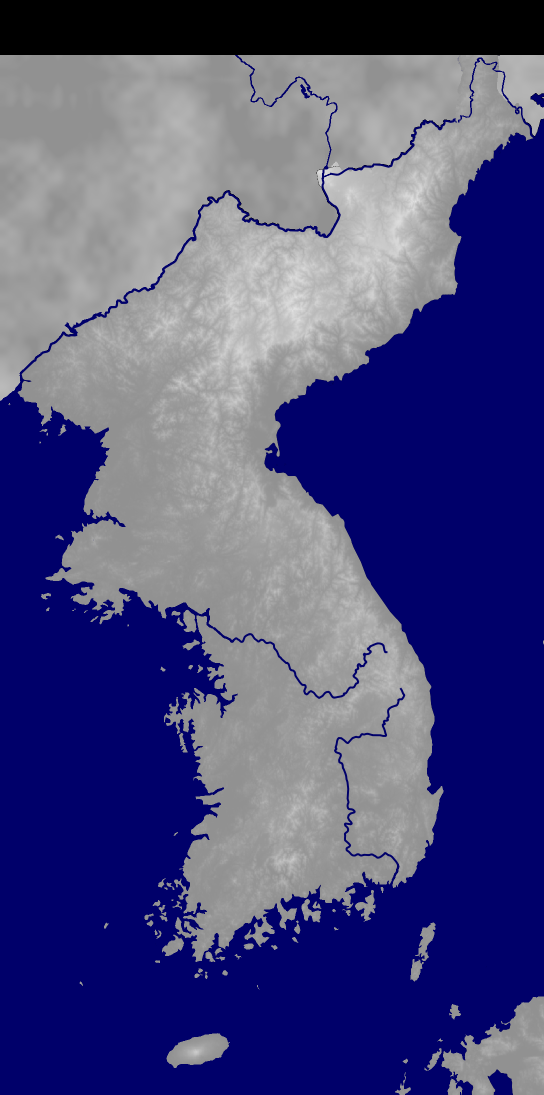
#> input picture map-generator/assets/maps/samguk/image.png, 1088 x 2189 px, found by its file name (shown at 1/2 size)
$ python realSamgukNorthTerrain.py ../../map-generator/assets/maps/samguk/image.png ../../map-generator/assets/maps/samguk/image.png
#> lines starting #> are read from the running program, lines starting #| are printed output that depends on the picture; after the words box and inside, x2 and y2 are one past the last pixel; in counts of white or black regions, pixels touching at a corner belong together
"""Give Samguk's generated northern band real terrain heights.

The land north of the original map data (rows >= 110 that were void in the
source image) was generated with made-up heights. This script replaces its
gray height values with real elevation, sampled from a global equirectangular
heightmap and projected with the map's Mercator fit (moved by the same offset
as the northern rivers, so Baekdusan sits on Cheonji). Elevations are turned
into gray values by quantile-matching the real elevation under the original
map land to that land's gray values, so the new band uses the same height
scale as the rest of the map, with the old band's fine texture kept on top. Water, void and original land are untouched,
and the new heights fade into the old ones over a few pixels at the seam.

usage: python3 scripts/maps/realSamgukNorthTerrain.py ORIG_IMAGE HEIGHTMAP
  ORIG_IMAGE  the source image before the northern band was generated
              (git show 8baa465^:map-generator/assets/maps/samguk/image.png)
  HEIGHTMAP   a whole-globe equirectangular grayscale heightmap, e.g.
              images/HeightMap20k.png from github.com/DerMattinger/MinecraftEarthMap
              (NASA Visible Earth topography and bathymetry, 21504 x 10752)
"""

import math
import sys

import numpy as np
from PIL import Image
from scipy import ndimage

IMAGE = "map-generator/assets/maps/samguk/image.png"
FRONTIER = 110
AX, BX = 173.01000785, -21505.08165375
AY, BY = -9411.15415533, 7902.15769746
OFFSET = (2, 50)  # same as realSamgukNorthRivers.py
SEAM = 30  # pixels over which new heights fade in
GRAY_MIN, GRAY_MAX = 140, 235  # 140 is the generator's lowest plain
DETAIL = 1.5


def lonlat(x, y):
    lon = (x - OFFSET[0] - BX) / AX
    m = (y - OFFSET[1] - BY) / AY
    lat = np.degrees(2 * np.arctan(np.exp(m)) - math.pi / 2)
    return lon, lat


def main(orig_path, dem_path):
    Image.MAX_IMAGE_PIXELS = None
    a = np.array(Image.open(IMAGE).convert("RGBA"))
#> a is the input picture: shape (2189, 1088, 4); mean R, G, B, A 75.2, 75.2, 125.8, 255
    h, w = a.shape[:2]
#> h = 2189; w = 1088
    orig = np.array(Image.open(orig_path).convert("RGBA"))[:, :w]
    gray = a[:, :, 0].astype(float)
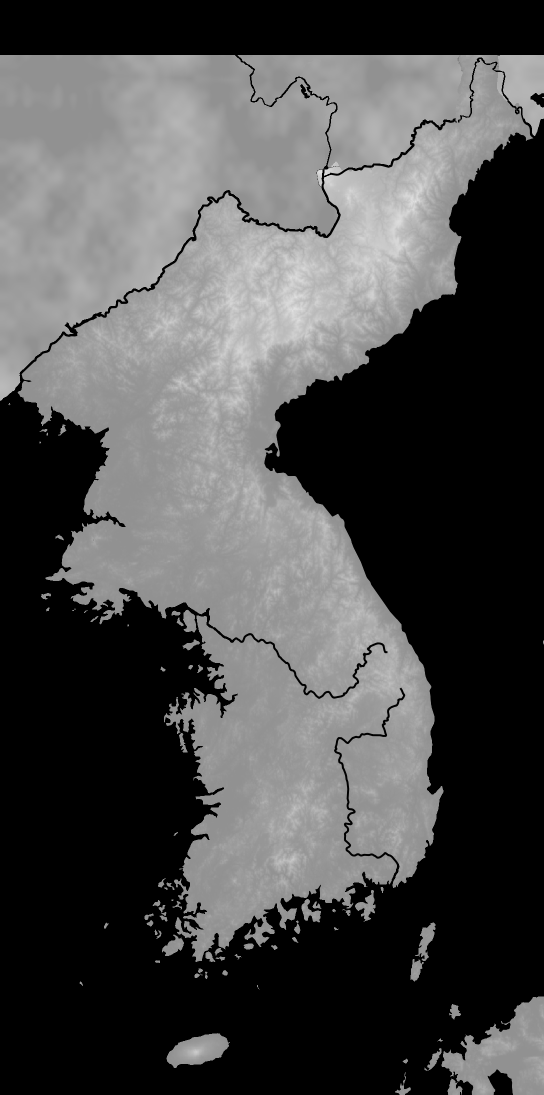
#> gray: shape (2189, 1088) float64 (shown at 1/2 size); min 0, max 231, mean 75.2
    r, g, b = (a[:, :, i].astype(int) for i in range(3))
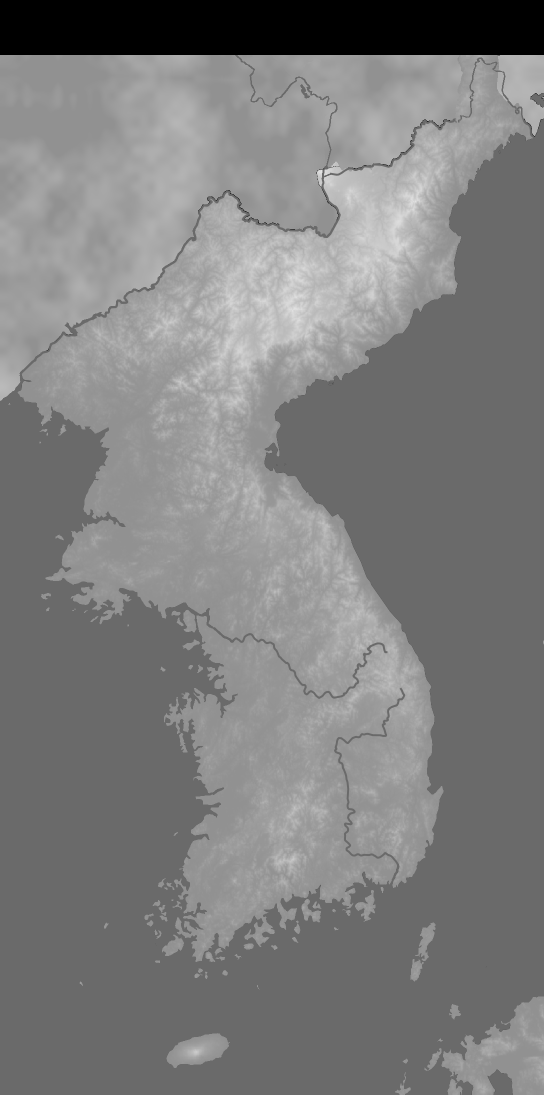
#> b: shape (2189, 1088) int64 (shown at 1/2 size); min 0, max 231, mean 125.8
    water = (b > r + 30) & (b > g + 10)
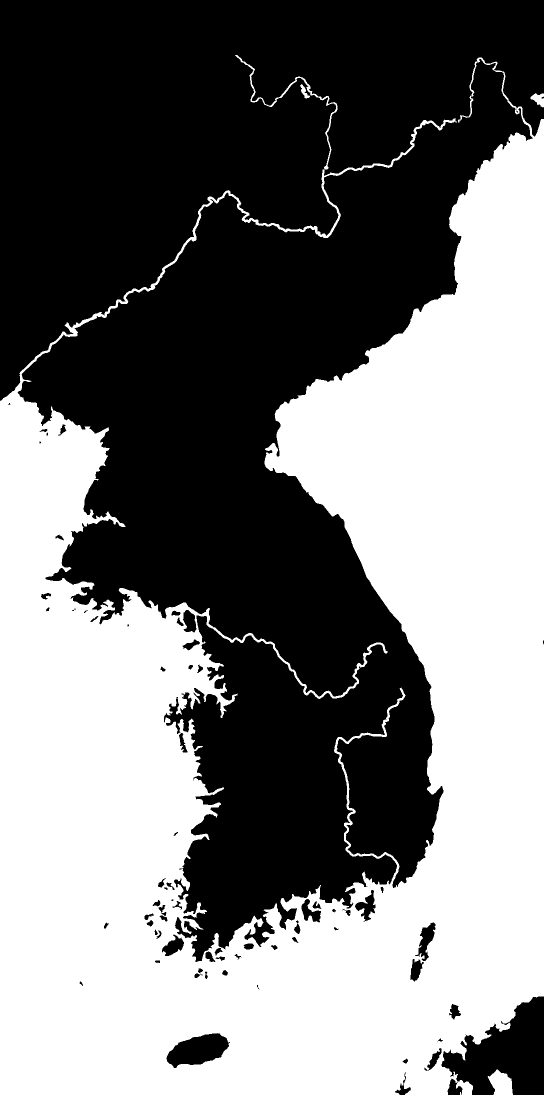
#> water: shape (2189, 1088) bool (shown at 1/2 size); 47.7% white; 5 white regions (1 under 20 px), largest, box (x1, y1, x2, y2) and area: (0, 110, 1088, 2189) 1134771, (975, 2139, 1026, 2189) 1705, (1061, 186, 1088, 215) 460, (600, 168, 620, 197) 220
    void = a[:, :, :3].sum(axis=2) == 0
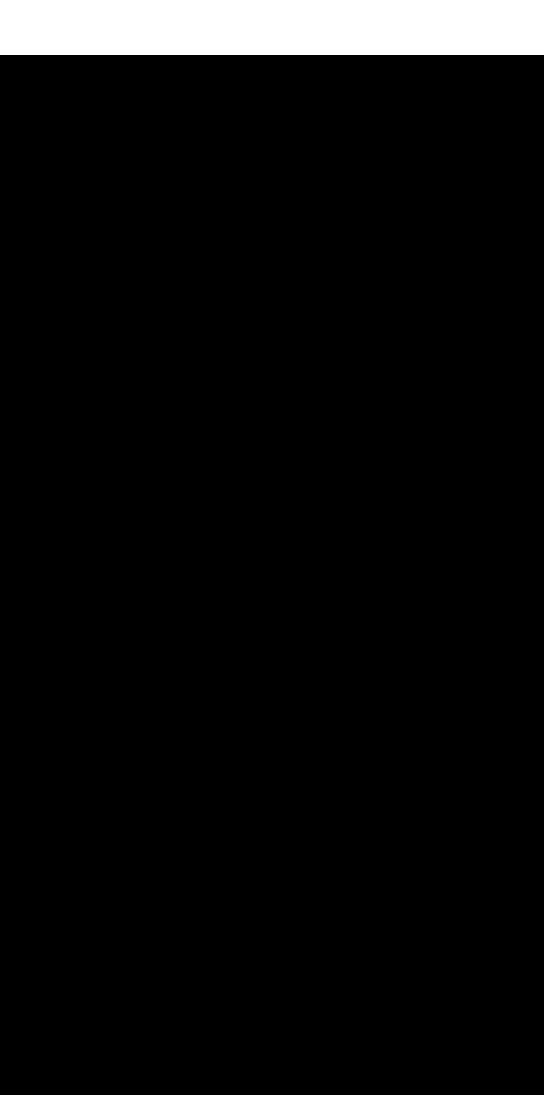
#> void: shape (2189, 1088) bool (shown at 1/2 size); 5% white; 1 white region, box (x1, y1, x2, y2) and area: (0, 0, 1088, 110) 119680
    land = ~water & ~void
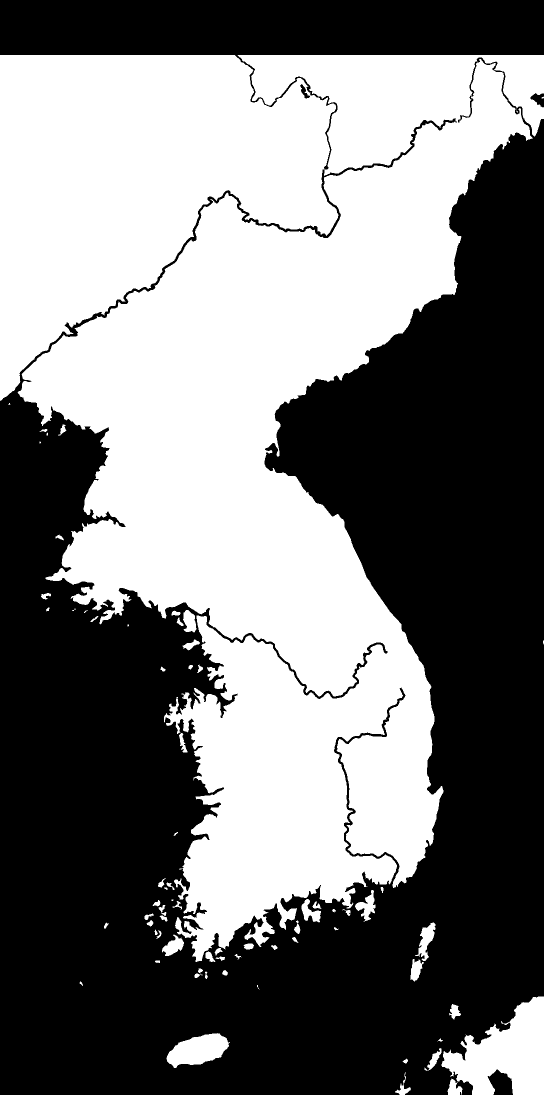
#> land: shape (2189, 1088) bool (shown at 1/2 size); 47.2% white; 74 white regions (13 under 20 px), largest, box (x1, y1, x2, y2) and area: (0, 110, 1088, 1924) 1083748, (883, 1993, 1088, 2189) 23121, (333, 2066, 460, 2136) 5523
    origvoid = (orig[:, :, :3] == 0).all(axis=2)
    gen = origvoid & land
#> gen: shape (2189, 1088) bool; every value is 0
    gen[:FRONTIER] = False
    orig_land = land & ~origvoid

    dem_img = Image.open(dem_path)
    dw, dh = dem_img.size
#> dw = 1088; dh = 2189
    ys, xs = np.mgrid[0:h, 0:w]
    lon, lat = lonlat(xs + 0.5, ys + 0.5)
#> in lonlat, `lat = np.degrees(2 * np.arctan(np.exp(m)) - math.pi / 2)`:
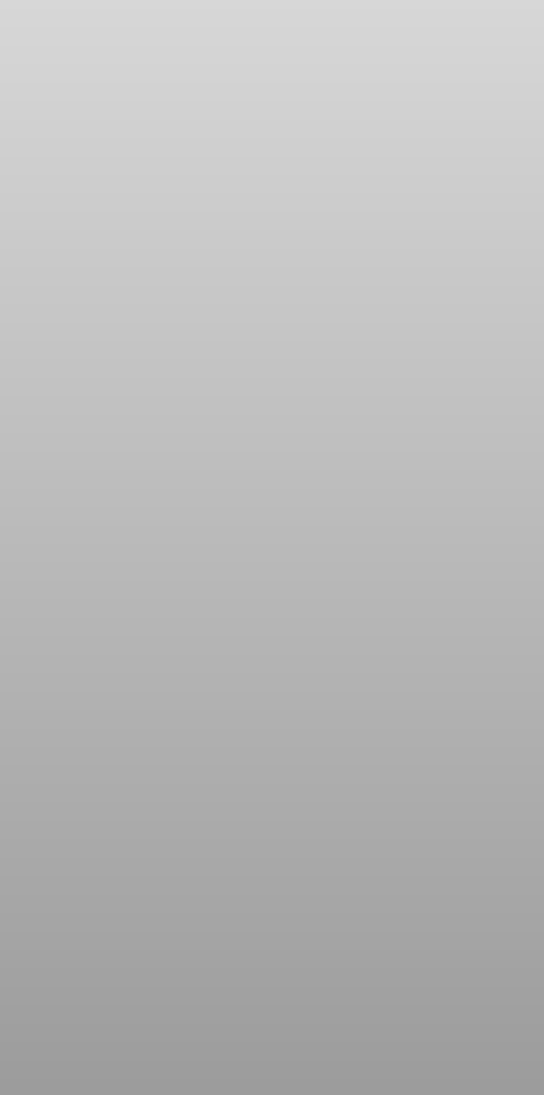
#> m: shape (2189, 1088) float64 (shown at 1/2 size); min 0.612, max 0.845, mean 0.729
    fx = (lon + 180) * dw / 360 - 0.5
    fy = (90 - lat) * dh / 180 - 0.5
    x0, x1 = int(fx.min()) - 8, int(fx.max()) + 9
#> x0 = 911; x1 = 947
    y0, y1 = int(fy.min()) - 8, int(fy.max()) + 9
#> y0 = 556; y1 = 700
    dem = np.array(dem_img.crop((x0, y0, x1, y1))).astype(float)
    # The heightmap is 8-bit data stored as 16-bit, so lowlands come in
    # terraces; smooth them out.
    dem = ndimage.gaussian_filter(dem, 2)
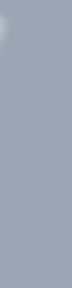
#> dem: shape (144, 36, 4) float64 (shown 2 times larger); mean R, G, B, A 54.4, 75.5, 106.1, 128.3; transparent parts drawn white
#> (the run stopped early here; a loop or call above may not have finished)
